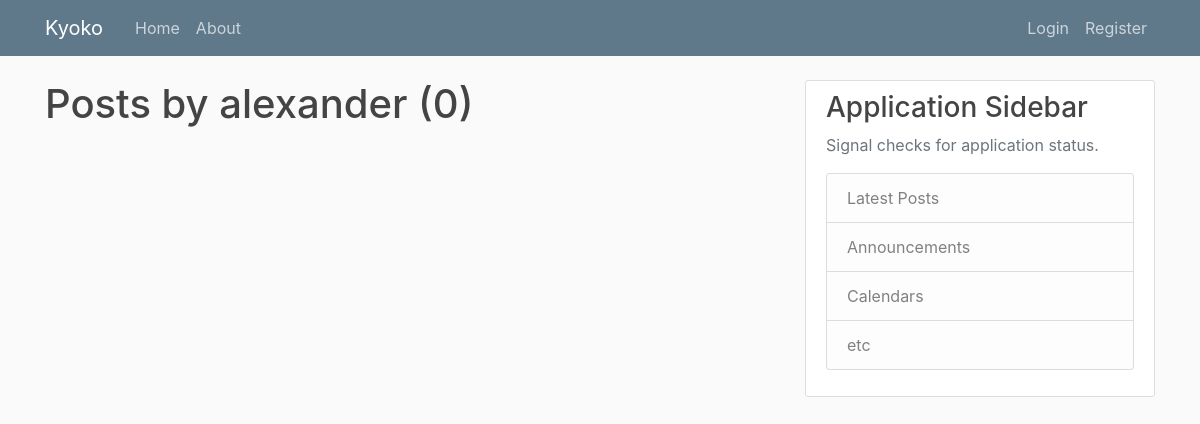
The page /user/alexander on the database as committed earlier.
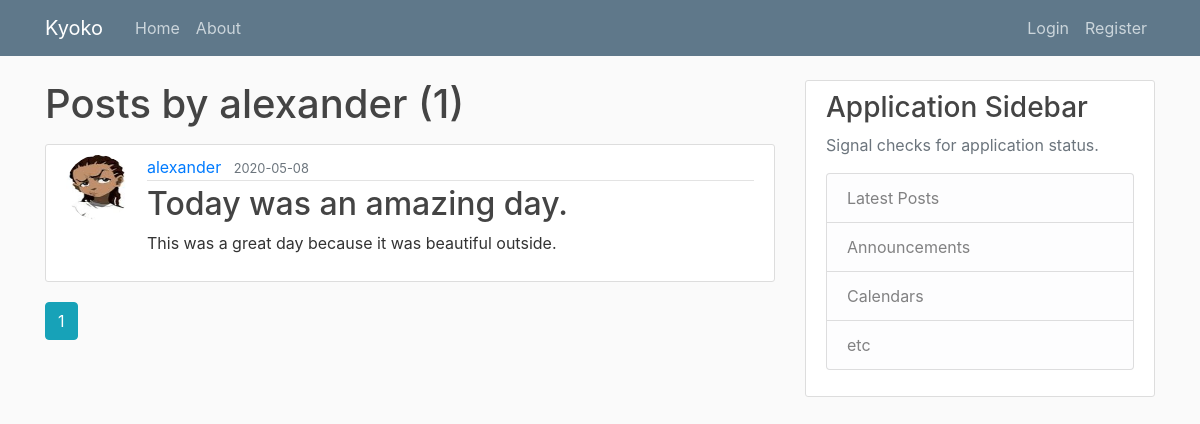
The same page on the database as committed later.
### helloflask/models.py (models this page shows, shortened)
class Post(db.Model):
    id = db.Column(db.Integer, primary_key=True)
    title = db.Column(db.String(100), nullable=False)
    date_posted = db.Column(db.DateTime, nullable=False, default=datetime.utcnow)
    content = db.Column(db.Text, nullable=False)
    user_id = db.Column(db.Integer, db.ForeignKey('user.id'), nullable=False)

class User(db.Model, UserMixin):
    id = db.Column(db.Integer, primary_key=True)
    username = db.Column(db.String(20), unique=True, nullable=False)
    email = db.Column(db.String(120), unique=True, nullable=False)
    image_file = db.Column(db.String(20), nullable=False, default= 'default.jpeg')
    password = db.Column(db.String(60), nullable=False)
    posts = db.relationship('Post', backref='author', lazy=True)

### helloflask/routes.py (the view)
@app.route("/user/<string:username>")
def user_posts(username):
    page = request.args.get('page', 1, type=int)
    user = User.query.filter_by(username=username).first_or_404()
    posts = Post.query.filter_by(author=user)\
    .order_by(Post.date_posted.desc())\
    .paginate(page=page, per_page=3)
    return render_template('user_posts.html', posts=posts, user=user)

### helloflask/templates/user_posts.html
{% extends "layout.html" %}
{% block content %}
<h1 class="mb-3">Posts by {{ user.username }} ({{ posts.total }})</h1>
   {% for post in posts.items %}
    <article class="media content-section">
      <img class="rounded-circle article-img" src="{{ url_for('static', filename='profile_pics/' + post.author.image_file) }}">
      <div class="media-body">
       <div class="article-metadata">
         <a class="mr-2" href="{{url_for('user_posts', username=post.author.username)}}">{{ post.author.username }}</a>
         <small class="text-muted">{{ post.date_posted.strftime('%Y-%m-%d') }}</small>
       </div>
       <h2><a class="article-title" href="{{url_for('post', post_id=post.id) }}">{{ post.title }}</a></h2>
       <p class="article-content">{{ post.content }}</p>
      </div>
      </article>
    {% endfor %}
    {% for page_num in posts.iter_pages(left_edge=1, right_edge=1, left_current=1, right_current=2) %}
        {% if page_num %}
            {% if posts.page == page_num %}
                <a class="btn btn-info mb-4" href="{{ url_for('user_posts', username=user.username, page=page_num) }}">{{ page_num }}</a>
            {% else %}
                <a class="btn btn-outline-info mb-4" href="{{ url_for('user_posts', username=user.username, page=page_num) }}">{{ page_num }}</a>
            {% endif %}
        {% else %}
            ...
        {% endif %}
    {% endfor %}
{% endblock content %}

Rows that differ between the two databases and show on the page:
added Post: image_file (picture), author.username "alexander", date_posted "2020-05-08", title "Today was an amazing day.", content "This was a great day because it was beautiful outside."
Other text that changed with them:
{{ posts.total }}: "0" → "1"
new list line: "1"
